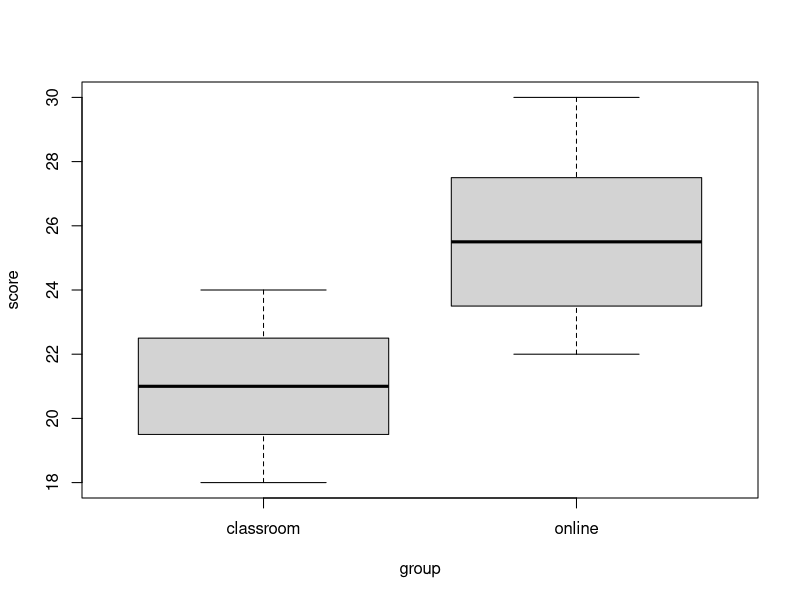

The R script that drew this image:
online <- c(23, 25, 28, 22, 27, 24, 30, 26)
classroom <- c(20, 22, 19, 24, 21, 23, 18)

compare_groups <- function(x, y, alpha = 0.05) {
  normal <- shapiro.test(x)$p.value > alpha && shapiro.test(y)$p.value > alpha
  if (!normal) {
    cat("not normal -> Mann-Whitney U\n")
    return(wilcox.test(x, y, exact = FALSE))
  }
  equal_var <- var.test(x, y)$p.value > alpha
  cat("normal, equal variances:", equal_var, "\n")
  t.test(x, y, var.equal = equal_var)
}
compare_groups(online, classroom)

cohen_d <- function(x, y) {
  sp <- sqrt(((length(x) - 1) * var(x) + (length(y) - 1) * var(y)) / (length(x) + length(y) - 2))
  (mean(x) - mean(y)) / sp
}
cohen_d(online, classroom)

before <- c(80, 75, 90, 85, 70, 95, 88, 72)
after <- c(75, 70, 85, 80, 68, 90, 82, 70)
t.test(before, after, paired = TRUE, alternative = "greater")
d <- before - after
mean(d) / sd(d)

prop.test(c(36, 22), c(80, 75))

# long format
scores <- data.frame(score = c(online, classroom),
                     group = rep(c("online", "classroom"), c(length(online), length(classroom))))
t.test(score ~ group, data = scores)
boxplot(score ~ group, data = scores)

set.seed(3)
skewed_a <- rexp(15, 1 / 10)
skewed_b <- rexp(15, 1 / 18)
compare_groups(skewed_a, skewed_b)
